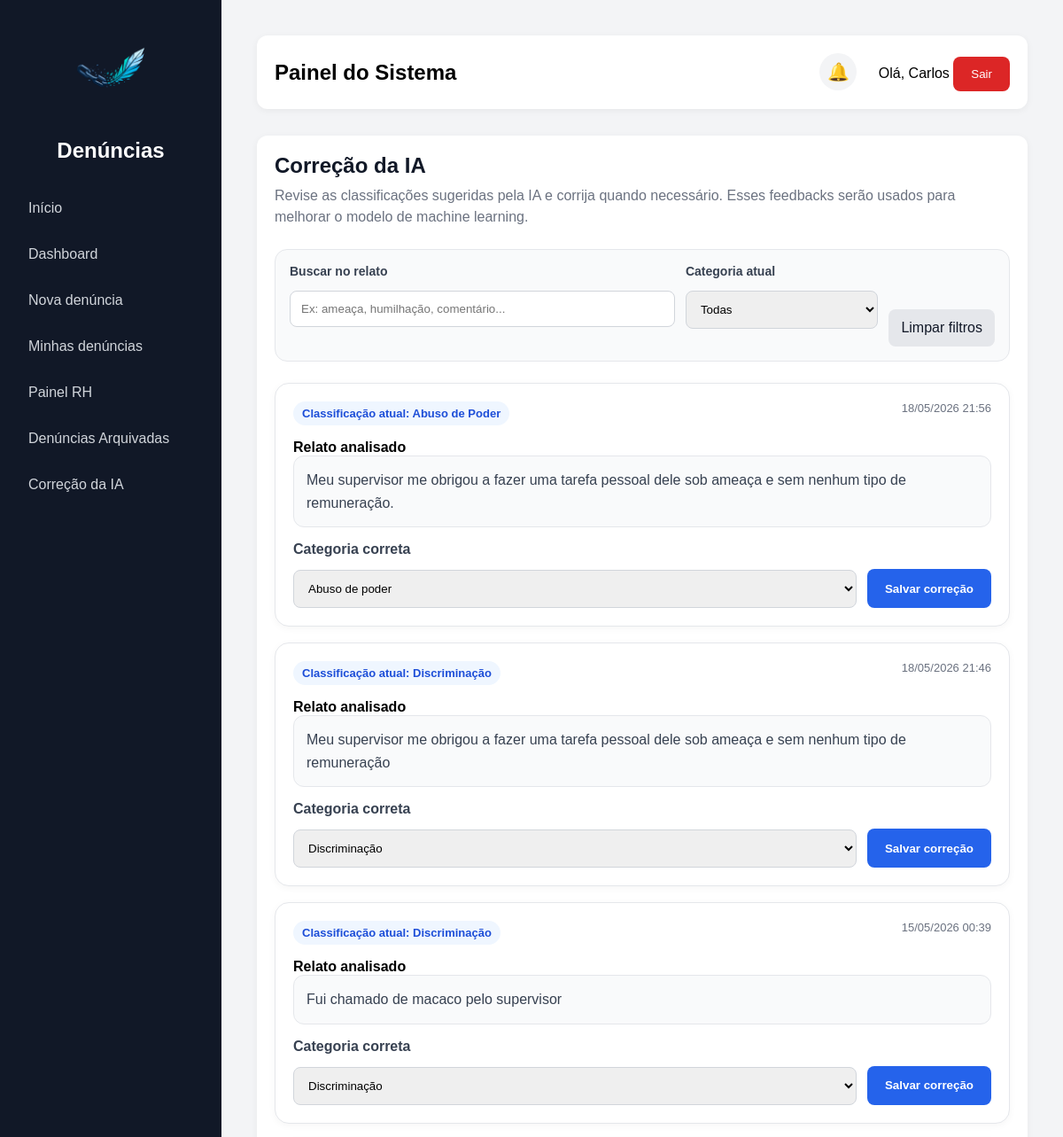
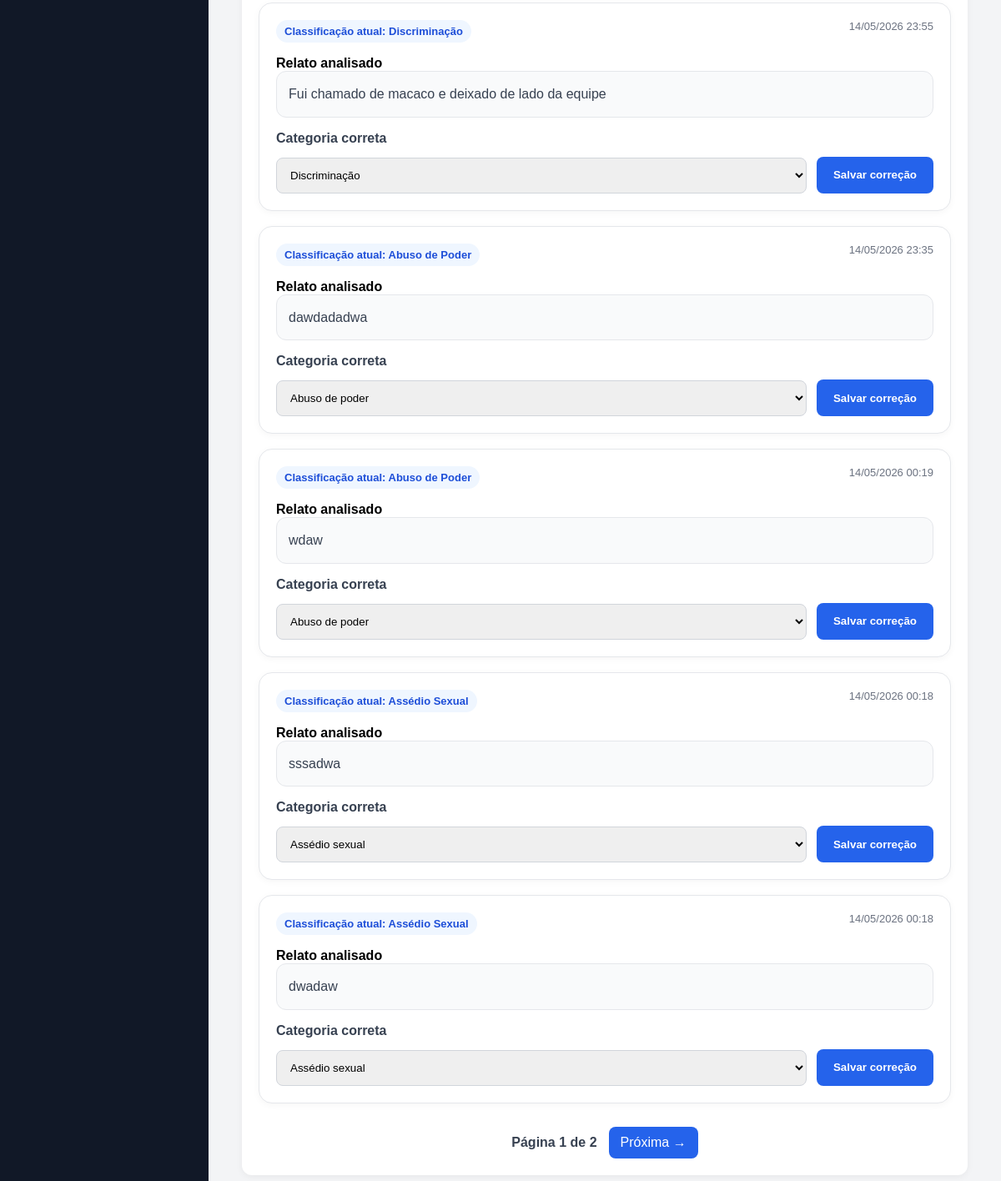
Page /feedback-ia/ (signed in) on the committed database (2 pictures, top to bottom).
### denuncias/models.py (models this page shows, shortened)
class Denuncia(models.Model):
    TIPOS = [
    ('moral', 'Assédio Moral'),
    ('sexual', 'Assédio Sexual'),
    ('abuso', 'Abuso de Poder'),
    ('discriminacao', 'Discriminação'),
    ('ameaca', 'Ameaça'),
    ('violencia', 'Violência'),
    ('outros', 'Outros'),
    ]
    STATUS = [
        ("recebida", "Recebida"),
        ("analise", "Em análise"),
        ("resolvida", "Resolvida"),
    ]
    GRAVIDADES = [
    ('baixa', 'Baixa'),
    ('media', 'Média'),
    ('alta', 'Alta'),
    ('critica', 'Crítica'),
]
    usuario = models.ForeignKey(User, on_delete=models.SET_NULL, null=True, blank=True)
    descricao = models.TextField()
    tipo = models.CharField(max_length=20, choices=TIPOS)
    anonima = models.BooleanField(default=False)
    status = models.CharField(max_length=20, choices=STATUS, default="recebida")
    gravidade = models.CharField(
    max_length=20,
    choices=GRAVIDADES,
    default='baixa'
)
    urgente = models.BooleanField(default=False)
    prioridade_ia = models.IntegerField(default=1)
    resumo_ia = models.TextField(blank=True, null=True)
    data_criacao = models.DateTimeField(auto_now_add=True)
    arquivada = models.BooleanField(default=False)
    data_arquivamento = models.DateTimeField(null=True, blank=True)
    resposta_rh = models.TextField(blank=True, null=True)
    setor = models.ForeignKey(Setor, on_delete=models.SET_NULL, null=True, blank=True)
    exibir_setor = models.BooleanField(default=True)
    link_anexo = models.URLField(blank=True, null=True)

### denuncias/views.py (the view, shortened to what this page needs)
# urls.py: path('feedback-ia/', feedback_ia, name='feedback_ia'),
@login_required
def feedback_ia(request):
    eh_rh = request.user.groups.filter(name='RH').exists()
    eh_admin = request.user.groups.filter(name='Administrador').exists()
    eh_superuser = request.user.is_superuser
    if not (eh_rh or eh_admin or eh_superuser):
        return redirect('home')
    busca = request.GET.get('busca', '')
    tipo = request.GET.get('tipo', '')
    pagina = request.GET.get('page')
    denuncias = Denuncia.objects.all().order_by('-data_criacao')
    if busca:
        denuncias = denuncias.filter(descricao__icontains=busca)
    if tipo:
        denuncias = denuncias.filter(tipo=tipo)
    paginator = Paginator(denuncias, 8)
    denuncias_paginadas = paginator.get_page(pagina)
    return render(request, 'denuncias/feedback_ia.html', {
        'denuncias': denuncias_paginadas,
        'busca': busca,
        'tipo_filtro': tipo,
    })

### denuncias/context_processors.py (called while the page is built, shortened)
def grupos_usuario(request):
    notificacoes = Notificacao.objects.filter(
        usuario=request.user
    ).order_by('-data_criacao')[:5]
    total_nao_lidas = Notificacao.objects.filter(
        usuario=request.user,
        lida=False
    ).count()
    return {
        'ui_rh': request.user.groups.filter(name='RH').exists(),
        'ui_admin': request.user.groups.filter(name='Administrador').exists() or request.user.is_superuser,
        'notificacoes': notificacoes,
        'total_nao_lidas': total_nao_lidas,
    }

### denuncias/templates/denuncias/feedback_ia.html (shortened to what this page needs)
{% extends 'base.html' %}
{% block content %}
<div class="feedback-header">
    <h2>Correção da IA</h2>
    <p>
        Revise as classificações sugeridas pela IA e corrija quando necessário.
        Esses feedbacks serão usados para melhorar o modelo de machine learning.
    </p>
</div>
<form method="get" class="feedback-filtros">
    <div>
        <label>Buscar no relato</label>
        <input type="text"
               name="busca"
               value="{{ busca }}"
               placeholder="Ex: ameaça, humilhação, comentário...">
    </div>
    <div>
        <label>Categoria atual</label>
        <select name="tipo">
            <option value="">Todas</option>
        </select>
    </div>
   <div class="feedback-acoes">
    <a href="/feedback-ia/" class="btn-limpar">
        Limpar filtros
    </a>
</div>
</form>
<div class="feedback-list">
    {% for d in denuncias %}
        <div class="feedback-card">
            <div class="feedback-top">
                <div>
                    <span class="badge-tipo">
                        Classificação atual:
                        {{ d.get_tipo_display }}
                    </span>
                </div>
                <div class="feedback-data">
                    {{ d.data_criacao|date:"d/m/Y H:i" }}
                </div>
            </div>
            <strong>Relato analisado</strong>
            <div class="relato-box">
                {{ d.descricao }}
            </div>
            <form method="post" class="feedback-form">
                <div>
                    <label>
                        Categoria correta
                    </label>
                    <select name="tipo_correto" required>
                        <option value="sexual"
                            {% if d.tipo == 'sexual' %}selected{% endif %}>
                            Assédio sexual
                        </option>
                        <option value="abuso"
                            {% if d.tipo == 'abuso' %}selected{% endif %}>
                            Abuso de poder
                        </option>
                        <option value="discriminacao"
                            {% if d.tipo == 'discriminacao' %}selected{% endif %}>
                            Discriminação
                        </option>
                    </select>
                </div>
                <button type="submit"
                        class="btn-salvar-correcao">
                    Salvar correção
                </button>
            </form>
        </div>
    {% empty %}
        <div class="empty-feedback">
            Nenhuma denúncia encontrada para revisão.
        </div>
    {% endfor %}
</div>
<div class="feedback-paginacao">
    <span>
        Página {{ denuncias.number }}
        de
        {{ denuncias.paginator.num_pages }}
    </span>
    {% if denuncias.has_next %}
        <a href="?page={{ denuncias.next_page_number }}&busca={{ busca }}&tipo={{ tipo_filtro }}">
            Próxima →
        </a>
    {% endif %}
</div>
{% endblock %}

### denuncias/templates/base.html (shortened to what this page needs)
<!DOCTYPE html>
<html lang="pt-br">
<head>
</head>
<body>
    <aside>
        <div class="logo-box">
            <img src="/static/img/logo.png" alt="Logo do sistema" class="logo-sistema">
            <h2>Denúncias</h2>
        </div>
        <a href="/">Início</a>
        {% if user.is_authenticated %}
            <a href="/dashboard/">Dashboard</a>
            <a href="/denuncia/">Nova denúncia</a>
            <a href="/minhas-denuncias/">Minhas denúncias</a>
            {% if ui_rh or ui_admin %}
                <a href="/painel-rh/">Painel RH</a>
                <a href="/denuncias-arquivadas/">Denúncias Arquivadas</a>
                <a href="/feedback-ia/">Correção da IA</a>
            {% endif %}
        {% else %}
            <a href="/login/">Entrar</a>
        {% endif %}
    </aside>
    <main>
        <div class="topbar">
            <div>
                <h2>Painel do Sistema</h2>
            </div>
            <div>
                {% if user.is_authenticated %}
                    <div class="notification-wrapper">
                        <button type="button" class="notification-bell" onclick="toggleNotifications()">
                            🔔
                        </button>
                    </div>
                    <span>Olá, {{ user.username }}</span>
                    <form method="post" action="/logout/" style="display:inline;">
                        <button class="logout-btn" type="submit">Sair</button>
                    </form>
                {% endif %}
            </div>
        </div>
        <div class="card">
            {% block content %}
            {% endblock %}
        </div>
    </main>
</body>
</html>

### denuncias/templates/base.html (style rules this page uses)
* { margin: 0; padding: 0; box-sizing: border-box; }
body { font-family: Arial, sans-serif; background: #f3f4f6; display: flex; }
aside { width: 250px; background: #111827; min-height: 100vh; padding: 20px; }
.logo-box { text-align: center; margin-bottom: 30px; }
.logo-sistema { max-width: 120px; max-height: 120px; object-fit: contain; margin-bottom: 12px; }
aside h2 { color: white; }
aside a { display: block; color: #d1d5db; text-decoration: none; padding: 12px; border-radius: 8px; margin-bottom: 10px; transition: 0.3s; }
main { flex: 1; padding: 40px; }
.topbar { background: white; padding: 20px; border-radius: 12px; margin-bottom: 30px; display: flex; justify-content: space-between; align-items: center; box-shadow: 0 2px 8px rgba(0, 0, 0, 0.05); }
.card { background: white; padding: 20px; border-radius: 12px; box-shadow: 0 2px 8px rgba(0, 0, 0, 0.05); }
input, textarea, select { width: 100%; padding: 12px; border: 1px solid #d1d5db; border-radius: 8px; margin-top: 8px; margin-bottom: 20px; }
button { background: #2563eb; color: white; border: none; padding: 12px 20px; border-radius: 8px; cursor: pointer; }
.logout-btn { background: #dc2626; }
.notification-wrapper { position: relative; display: inline-block; margin-right: 20px; }
.notification-bell { background: #f3f4f6; color: #111827; border: none; border-radius: 50%; width: 42px; height: 42px; cursor: pointer; display: flex; align-items: center; justify-content: center; font-size: 20px; position: relative; }

### denuncias/templates/denuncias/feedback_ia.html (style rules this page uses)
.feedback-header { margin-bottom: 24px; }
.feedback-header h2 { color: #111827; margin-bottom: 8px; }
.feedback-header p { color: #6b7280; line-height: 1.5; }
.feedback-filtros { display: grid; grid-template-columns: 2fr 1fr auto; gap: 12px; margin-bottom: 24px; background: #f9fafb; border: 1px solid #e5e7eb; padding: 16px; border-radius: 14px; }
.feedback-filtros label { font-size: 14px; font-weight: 600; color: #374151; margin-bottom: 6px; display: block; }
.feedback-acoes { display: flex; align-items: end; gap: 8px; }
.btn-limpar { padding: 12px 14px; border-radius: 8px; background: #e5e7eb; color: #111827; text-decoration: none; white-space: nowrap; }
.feedback-list { display: grid; gap: 18px; }
.feedback-card { background: #ffffff; border: 1px solid #e5e7eb; border-radius: 16px; padding: 20px; box-shadow: 0 2px 8px rgba(0,0,0,0.04); }
.feedback-top { display: flex; justify-content: space-between; gap: 16px; align-items: flex-start; margin-bottom: 16px; }
.badge-tipo { display: inline-block; background: #eff6ff; color: #1d4ed8; padding: 6px 10px; border-radius: 999px; font-size: 13px; font-weight: 600; }
.feedback-data { color: #6b7280; font-size: 13px; white-space: nowrap; }
.relato-box { background: #f9fafb; border: 1px solid #e5e7eb; border-radius: 12px; padding: 14px; color: #374151; line-height: 1.6; margin-bottom: 16px; max-height: 180px; overflow-y: auto; }
.feedback-form { display: grid; grid-template-columns: 1fr auto; gap: 12px; align-items: end; }
.feedback-form label { font-weight: 600; color: #374151; margin-bottom: 6px; display: block; }
.feedback-form select { margin-bottom: 0; }
.btn-salvar-correcao { height: 44px; white-space: nowrap; font-weight: 600; }
.feedback-paginacao { display: flex; justify-content: center; align-items: center; gap: 14px; margin-top: 28px; }
.feedback-paginacao a { padding: 10px 14px; background: #2563eb; color: white; text-decoration: none; border-radius: 8px; transition: 0.2s; }
.feedback-paginacao span { color: #374151; font-weight: 600; }

### rows in the picture
Denuncia: tipo "Abuso de Poder", data_criacao "18/05/2026 21:56", descricao "Meu supervisor me obrigou a fazer uma tarefa pessoal dele sob ameaça e sem nenhum tipo de remuneração.", tipo_correto "Abuso de poder"
Denuncia: tipo "Discriminação", data_criacao "18/05/2026 21:46", descricao "Meu supervisor me obrigou a fazer uma tarefa pessoal dele sob ameaça e sem nenhum tipo de remuneração", tipo_correto "Discriminação"
Denuncia: tipo "Discriminação", data_criacao "15/05/2026 00:39", descricao "Fui chamado de macaco pelo supervisor", tipo_correto "Discriminação"
Denuncia: tipo "Discriminação", data_criacao "14/05/2026 23:55", descricao "Fui chamado de macaco e deixado de lado da equipe", tipo_correto "Discriminação"
Denuncia: tipo "Abuso de Poder", data_criacao "14/05/2026 23:35", descricao "dawdadadwa", tipo_correto "Abuso de poder"
Denuncia: tipo "Abuso de Poder", data_criacao "14/05/2026 00:19", descricao "wdaw", tipo_correto "Abuso de poder"
Denuncia: tipo "Assédio Sexual", data_criacao "14/05/2026 00:18", descricao "sssadwa", tipo_correto "Assédio sexual"
Denuncia: tipo "Assédio Sexual", data_criacao "14/05/2026 00:18", descricao "dwadaw", tipo_correto "Assédio sexual"

### other values in the picture
{{ user.username }} "Carlos"
{{ denuncias.number }} "1"
{{ denuncias.paginator.num_pages }} "2"
